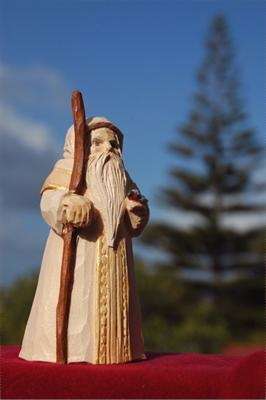
#> input picture materials/images/shepherd.jpg, 266 x 400 px
$ python main.py
#> lines starting #> are read from the running program, lines starting #| are printed output that depends on the picture
#> further down, img is the input picture: PIL image 266x400 RGB; mean R, G, B 95, 90.4, 102.6
# Based on the paper "What Makes a Patch Distinct?" by Margolin et. al.
# Code written by Jake Oliger for Computer Vision B457 with Professor Reza at Indiana University

# SKImage for SLIC and PCA computation
from skimage.segmentation import slic, mark_boundaries
from sklearn.decomposition import PCA
from skimage.util import img_as_float
# For displaying segmentation
import matplotlib.pyplot as plt
# Because what project would be complete without Numpy and math
import numpy as np
import math
# For convenient image operations
from PIL import Image, ImageDraw, ImageOps
# For directory creation
import os

# There are some annoying warnings we want to ignore
np.warnings.filterwarnings('ignore')

###
# Returns salience of PIL Image `image` with display name `name`
# after scaling pixels to `scale`, using the given `segmentation_variance_cutoff`,
# and using patch sizes of `patch_size` as described in the Margolin et. al. paper.
#
# Error checking on these inputs is sparse so be careful, lol.
# `name` should be a nonempty string
# `image` should be an image of size greater than the patch size at least, ideally much bigger
# `scale` should be a float greater than 0.1
# `segmentation_variance_cutoff` should be a float between 0.25 and 1.0
# `patch_size` should be an integer >= 1
def getSalience(name, image, scale, segmentation_variance_cutoff=0.25, patch_size=9):
    im_width, im_height = image.size

    image = image.resize((int(im_width * scale), int(im_height * scale)), resample=Image.NEAREST)
    image = image.resize((im_width, im_height), resample=Image.NEAREST)
    image = img_as_float(image)
    # Calculate the SLIC superpixels and prepare to gather data on them
    segments = np.array(slic(image, start_label=1, n_segments=100))
    num_segs = np.max(segments)
    seg_vals = [[] for _ in range(num_segs)]
    seg_color = np.zeros((num_segs, 3))

    im_width = image.shape[1]
    im_height = image.shape[0]

    # Per-pixel, per-metric salience
    salience_pattern = np.zeros((im_height, im_width))
    salience_color = np.zeros((im_height, im_width))

    # Aggregate the pixels of each superpixel into convenient arrays
    for x in range(image.shape[1]):
        for y in range(image.shape[0]):
            try:
                seg_vals[segments[y][x] - 1].append([image[y][x][0], image[y][x][1], image[y][x][2]])
                seg_color[segments[y][x] - 1] = seg_color[segments[y][x] - 1] + np.array([image[y][x][0], image[y][x][1], image[y][x][2]])
            except IndexError:
                print(len(seg_vals))
                print(segments[y][x])
                print(image[y][x])
                raise IndexError

    # Find average color for each segment
    for n in range(num_segs):
        seg_color[n] = seg_color[n] / len(seg_vals[n])

    # Find color distance from each segment to all other segments, individually
    color_distance = np.zeros((num_segs, num_segs))
    for i in range(num_segs):
        for j in range(i + 1, num_segs):
            if i == j:
                continue
            cd = math.sqrt((seg_color[j][0] - seg_color[i][0])**2 + (seg_color[j][1] - seg_color[i][1])**2 + (seg_color[j][2] - seg_color[i][2])**2)
            color_distance[j][i] = cd
            color_distance[i][j] = cd

    # Find each segments distance to all other segments, cumulatively
    color_distance_by_seg = np.zeros((num_segs))
    max_color_distance = 0
    for i in range(num_segs):
        d = np.sum(color_distance[i])
        color_distance_by_seg[i] = d
        if d > max_color_distance:
            max_color_distance = d
    # Normalize the distances
    color_distance_by_seg = color_distance_by_seg / max_color_distance

    for x in range(im_width):
        for y in range(im_height):
            salience_color[y][x] = color_distance_by_seg[segments[y][x] - 1]

    # Determine 25% most variant SLIC superpixels so we can ignore the rest
    # (25% is default, this is controlled though by `segmentation_variance_cutoff`)
    seg_variances = np.ones((num_segs)) * -1
    for i in range(num_segs):
        px = np.array(seg_vals[i])
        var_red = np.var(px[:,0])
        var_green = np.var(px[:,1])
        var_blue = np.var(px[:,2])
        seg_variances[i] = var_red + var_green + var_blue
    n = int(num_segs * segmentation_variance_cutoff)
    ind = np.argpartition(seg_variances, -n)[-n:]

    average_patch = np.zeros((patch_size, patch_size, 3))
    num_averaged = 0

    patches = []

    # Get the average patch
    for x in range(0, im_width, patch_size):
        for y in range(0, im_height, patch_size):
            # Keep 'er movin' if this patch is split between segments or not in a high-variance segment
            if (segments[y][x] - 1) not in ind or y + (patch_size - 1) >= im_height or x + (patch_size - 1) >= im_width:
                continue
            this_seg = segments[y][x]
            if this_seg != segments[y + (patch_size - 1)][x]:
                continue
            if this_seg != segments[y][x + (patch_size - 1)]:
                continue
            if this_seg != segments[y + (patch_size - 1)][x + (patch_size - 1)]:
                continue
            patch = {'coords': (x, y), 'data': []}
            num_averaged += 1
            for i in range(patch_size):
                for j in range(patch_size):
                    p = image[y + j][x + i]
                    patch['data'].append([p[0], p[1], p[2]])
                    average_patch[j][i][0] += p[0]
                    average_patch[j][i][1] += p[1]
                    average_patch[j][i][2] += p[2]
            patches.append(patch)
    average_patch = average_patch / num_averaged
    average_patch_data = []
    for i in range(patch_size):
        for j in range(patch_size):
            p = average_patch[j][i]
            average_patch_data.append([p[0], p[1], p[2]])

    # Calculate PCA components for the average patch
    avg_pca = PCA()
    avg_pca.fit(average_patch_data)
    avg_components = avg_pca.components_
    avg_translated = np.zeros((patch_size, patch_size, 3))
    for i in range(patch_size):
        for j in range(patch_size):
            p = average_patch[j][i]
            # Save translated coordinates in PCA space
            avg_translated[j][i] = avg_components @ p

    distances = []

    for p in range(len(patches)):
        # Calculate PCA for each patch to be compared against the average
        pca = PCA()
        pca.fit(patches[p]['data'])
        this_components = pca.components_
        this_translated = np.zeros((patch_size, patch_size, 3))
        x = patches[p]['coords'][0]
        y = patches[p]['coords'][1]
        for i in range(patch_size):
            for j in range(patch_size):
                px = image[y + j][x + i]
                this_translated[j][i] = this_components @ px
        # Here's the money function, where we calculate distance in PCA space
        # to account for internal patch statistics for distinctness
        d = np.sum(np.power(avg_translated - this_translated, 2))
        distances.append(d)
        patches[p]['distance'] = d
    # Save maximum distance for normalization purposes
    maxd = np.max(np.array(distances))

    # Set the salience for each individual pixel
    for i in range(len(patches)):
        x0, y0 = (patches[i]['coords'][0], patches[i]['coords'][1])
        x1, y1 = (patches[i]['coords'][0] + patch_size, patches[i]['coords'][1] + patch_size)
        df = patches[i]['distance'] / maxd
        for i in range(x0, x1):
            for j in range(y0, y1):
                salience_pattern[j][i] = df

    # show the output of SLIC
    fig = plt.figure()
    ax = fig.add_subplot(1, 1, 1)
    ax.imshow(mark_boundaries(image, segments))
    plt.axis("off")
    plt.ioff()
    plt.savefig("debug/{}/segments_scale{:3.0f}.jpg".format(name, scale * 100))

    Image.fromarray(salience_pattern * 255).convert("RGB").save("debug/{}/pattern_salience_s{:3.0f}_p{:2.0f}.jpg".format(name, scale * 100, patch_size))
    Image.fromarray(salience_color * 255).convert("RGB").save("debug/{}/color_salience_s{:3.0f}_p{:2.0f}.jpg".format(name, scale * 100, patch_size))

    return (salience_pattern, salience_color)

# Basically wraps the getSalience function so we can calculate it repeatedly
# and conveniently with multiple parameters and average them all out
#
# This is called for in Margolin et. al. on page 1141 under implementation details.
def getMultifactorSalience(disp, img, scales, patch_sizes, seg_var_cut):
#> called with disp = 'shepherd', seg_var_cut = 0.25
    n_scales = len(scales)
    n_patch_sizes = len(patch_sizes)
    n = n_scales * n_patch_sizes
    patterns = np.zeros((img.size[1], img.size[0]))
    colors = np.zeros((img.size[1], img.size[0]))
    for i in range(n_scales):
        for j in range(n_patch_sizes):
            p, c = getSalience(disp, img, scales[i], seg_var_cut, patch_sizes[j])
            patterns = patterns + p
            colors = colors + c
#> this loop made 3 passes
#> pass 1, in getSalience, `segments = np.array(slic(image, start_label=1, n_segments=100))`:
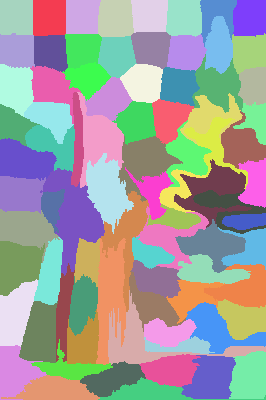
#> segments: shape (400, 266) int64; 82 distinct labels, from 1 to 82; one colour per label, 0 black
#> pass 1, in getSalience, `Image.fromarray(salience_pattern * 255).convert("RGB").save("debug/{}/..`:
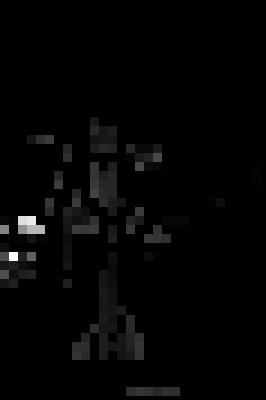
#> saved as pattern_salience_s100_p 9.jpg: PIL image 266x400 RGB; min 0, max 255, mean 4.5
#> pass 1, in getSalience, `Image.fromarray(salience_color * 255).convert("RGB").save("debug/{}/co..`:
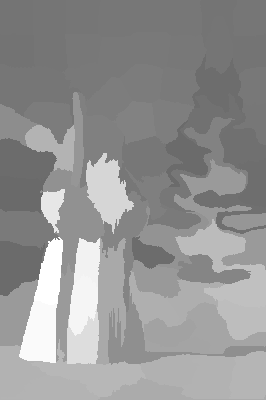
#> saved as color_salience_s100_p 9.jpg: PIL image 266x400 RGB; min 106, max 255, mean 147.2
#> after the loop:
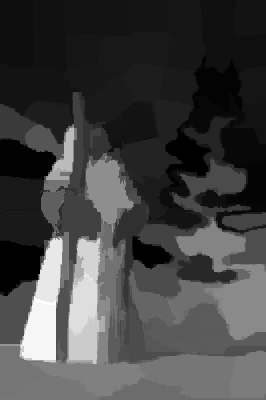
#> colors: shape (400, 266) float64; min 3.71, max 9, mean 5.11; drawn with min black and max white
#> after the loop:
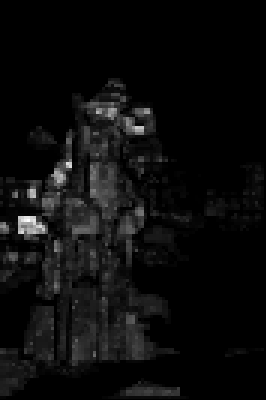
#> patterns: shape (400, 266) float64; min 0, max 4.62, mean 0.225; drawn with min black and max white
    patterns = patterns / n
    colors = colors / n

    Image.fromarray(patterns * 255).convert("RGB").save("debug/{}/pattern_salience_combined.jpg".format(disp))
    Image.fromarray(colors * 255).convert("RGB").save("debug/{}/color_salience_combined.jpg".format(disp))

    # This is the D(px) map described in the Margolin et. al. paper on pg 1143
    return patterns * colors

# Some sample code for running this project
if __name__ == "__main__":
    filepath = "shepherd.jpg"
    display_name = filepath.replace(".jpg", "").replace(".png", "")
    if not os.path.exists("debug"):
        os.mkdir("debug")
    if not os.path.exists("output"):
        os.mkdir("output")
    if not os.path.exists("output/" + display_name):
        os.mkdir("output/" + display_name)
    if not os.path.exists("debug/" + display_name):
        os.mkdir("debug/" + display_name)
    segmentation_variance_cutoff = 0.25
    patch_size = 3

    # load the image and convert it to a floating point data type
    img = Image.open("images/" + filepath)

    scales = [1.0, 0.5, 0.25]
    patch_sizes = [9, 6, 3]

    salience = getMultifactorSalience(display_name, img, scales, patch_sizes, 0.25)

    # Output the black/white salience image
    salience_img = Image.fromarray(salience * 255)
    salience_img.convert("RGB").save("debug/" + display_name + "/salience.jpg")
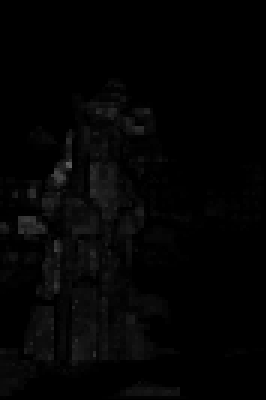
#> saved as salience.jpg: PIL image 266x400 RGB; min 0, max 95, mean 3.8
    salience_img.convert("RGB").save("output/" + display_name + "/salience.jpg")

    img = img.convert("RGB")

    # Output the composite of the salience and the original iamge
    composite = Image.composite(img, Image.new("RGB", salience_img.size), salience_img.convert("L"))
    composite.save("debug/" + display_name + "/salience-color.jpg")
    composite.save("output/" + display_name + "/salience-color.jpg")
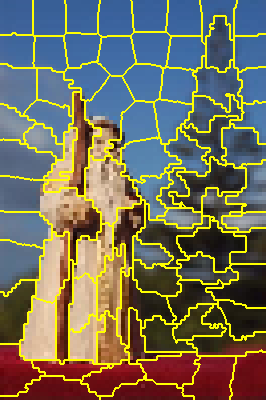
#> shown: shape (400, 266, 3) float64; mean R, G, B 0.454, 0.438, 0.352
